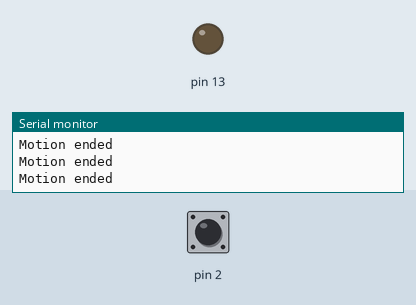
This sketch was run on a simulated Arduino Uno, built with avr-gcc and run on an emulated ATmega328P. Parts: output pins drawn as LEDs (lit = HIGH), the last lines printed to the serial monitor. Dashed ring = blinking. Inputs (shaded band) come from the test bench; at power-on: pin 2 HIGH.

Above: at 1.2 s.
1.3 s: pin 2 pulled LOW for 0.15 s
At 1.38 s:
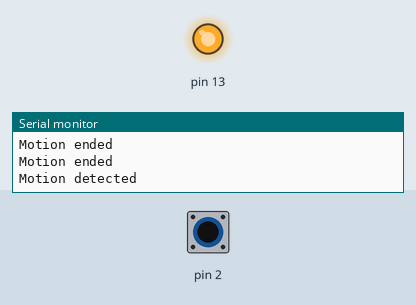
2.9 s: pin 2 pulled LOW for 0.15 s
At 4.4 s:
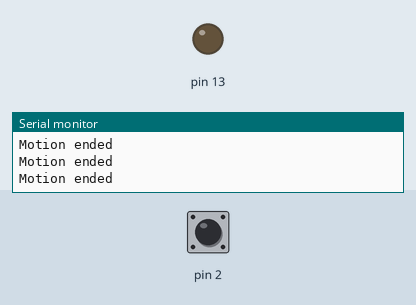
6.0 s: pin 2 pulsed LOW 5 times (0.12 s each, 0.3 s apart)
At 6.36 s:
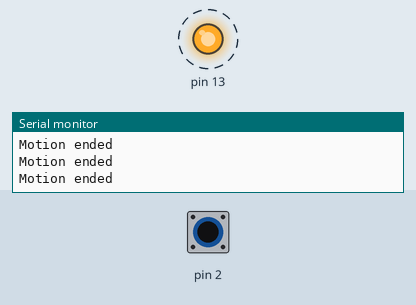
10.5 s: pin 2 pulled LOW for 1 s
At 12.2 s:
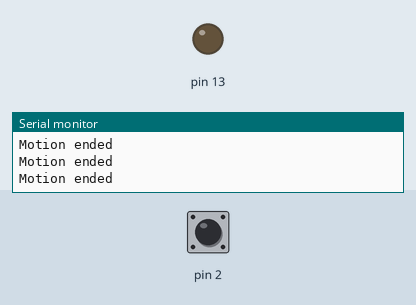
14.5 s: pin 2 driven LOW
At 15.2 s:
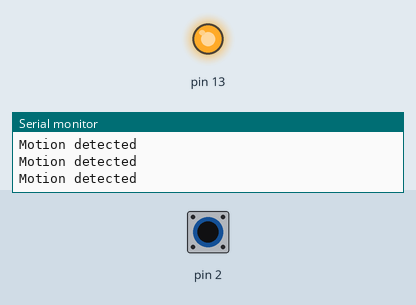
17.5 s: pin 2 driven HIGH
At 18.8 s:
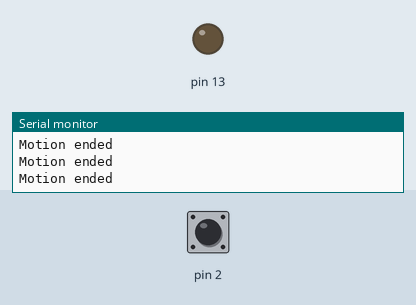
Timing chart, 0 to 20.0 s (numbered marks = the images above; inputs shaded):
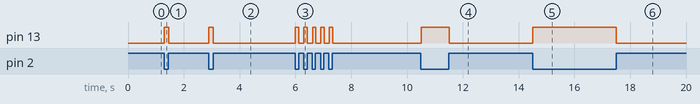

The sketch:

Task1.2P.ino
```cpp
volatile int motionState = 0;         // variable for reading the motion status

void setup(){
  pinMode(13, OUTPUT);
  pinMode(2, INPUT_PULLUP);
  //attach interupt to the ISR vector
  attachInterrupt(0, pin_ISR, CHANGE);
  Serial.begin(9600); //start serial Monitor
}

void loop(){
  if (motionState){
    digitalWrite(13, HIGH);
    Serial.println("Motion detected");
  }
  else{
    digitalWrite(13, LOW);
    Serial.println("Motion ended");
  }
}

void pin_ISR() {
  motionState = !motionState;
}
```

Measured:
- after the input at 1.3 s, pin 13: LOW → HIGH at once, → LOW 0.16 s later
- after the input at 2.9 s, pin 13: LOW → HIGH at once, → LOW 0.16 s later
- after the input at 6.0 s, pin 13: alternates HIGH for 0.12 s and LOW for 0.17 s, 10 changes in all, then stays LOW, starting at once
- after the input at 10.5 s, pin 13: LOW → HIGH at once, → LOW 1.0 s later
- after the input at 14.5 s, pin 13: LOW → HIGH at once
- after the input at 17.5 s, pin 13: HIGH → LOW at once
